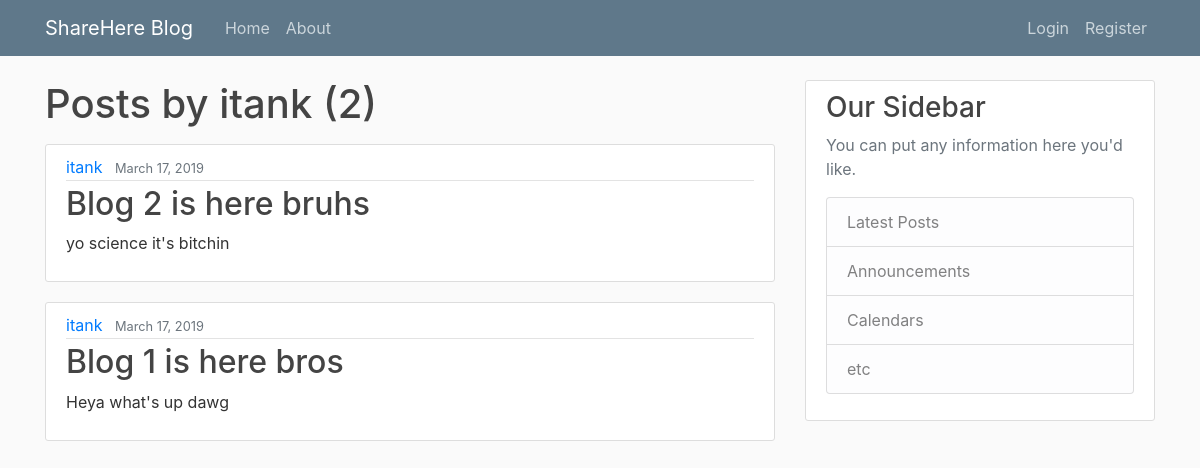
Before: /user/itank with the older database file.
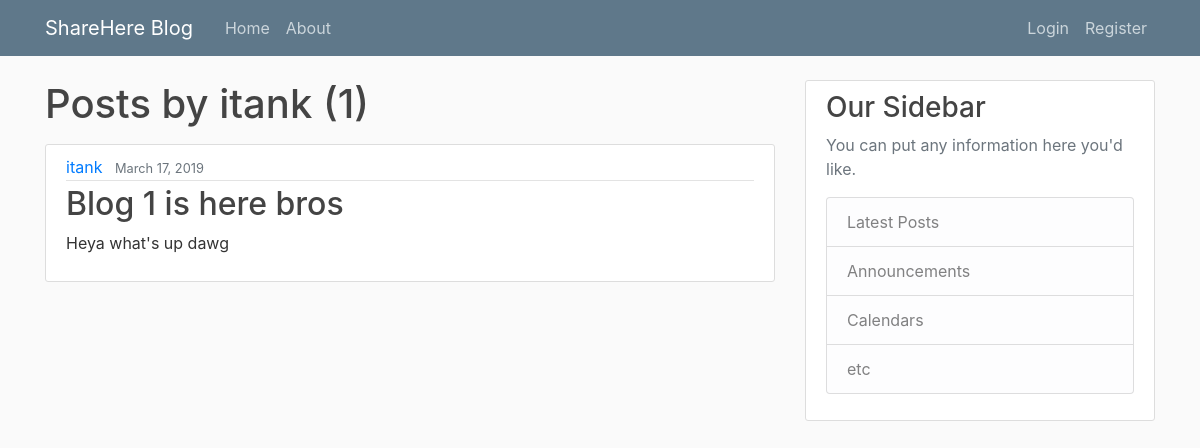
After: the same page with the newer database file.
### blog/models.py (models this page shows, shortened)
class Post(models.Model):
    title = models.CharField(max_length=120)
    content = models.TextField()
    date_posted = models.DateTimeField(default=timezone.now)
    author = models.ForeignKey(User, on_delete=models.CASCADE)

### blog/views.py (the view)
# urls.py: path('user/<str:username>', UserPostListView.as_view(), name='user-posts'),
class UserPostListView(ListView):
    model = Post
    template_name = 'blog/user_posts.html'
    context_object_name = 'posts'
    paginate_by = 5
    def get_queryset(self):
        user = get_object_or_404(User, username=self.kwargs.get('username'))
        return Post.objects.filter(author=user).order_by('-date_posted')

### blog/templates/blog/user_posts.html (shortened to what this page needs)
{% extends "blog/base.html" %}
{% block content %}
    <h1 class="mb-3">Posts by {{ view.kwargs.username }} ({{ page_obj.paginator.count }})</h1>
    {% for post in posts %}
    <article class="media content-section">
        <div class="media-body">
            <div class="article-metadata">
              <a class="mr-2" href="{% url 'user-posts' post.author.username %}">{{ post.author }}</a>
              <small class="text-muted">{{ post.date_posted|date:"F d, Y" }}</small>
            </div>
            <h2><a class="article-title" href="{% url 'post-detail' post.id %}">{{ post.title }}</a></h2>
            <p class="article-content">{{ post.content }}</p>
        </div>
    </article>
    {% endfor %}
{% endblock content %}

Changed rows visible on the page:
removed Post: author "itank", date_posted "March 17, 2019", title "Blog 2 is here bruhs", content "yo science it's bitchin"
Other visible differences:
{{ page_obj.paginator.count }}: "2" → "1"
